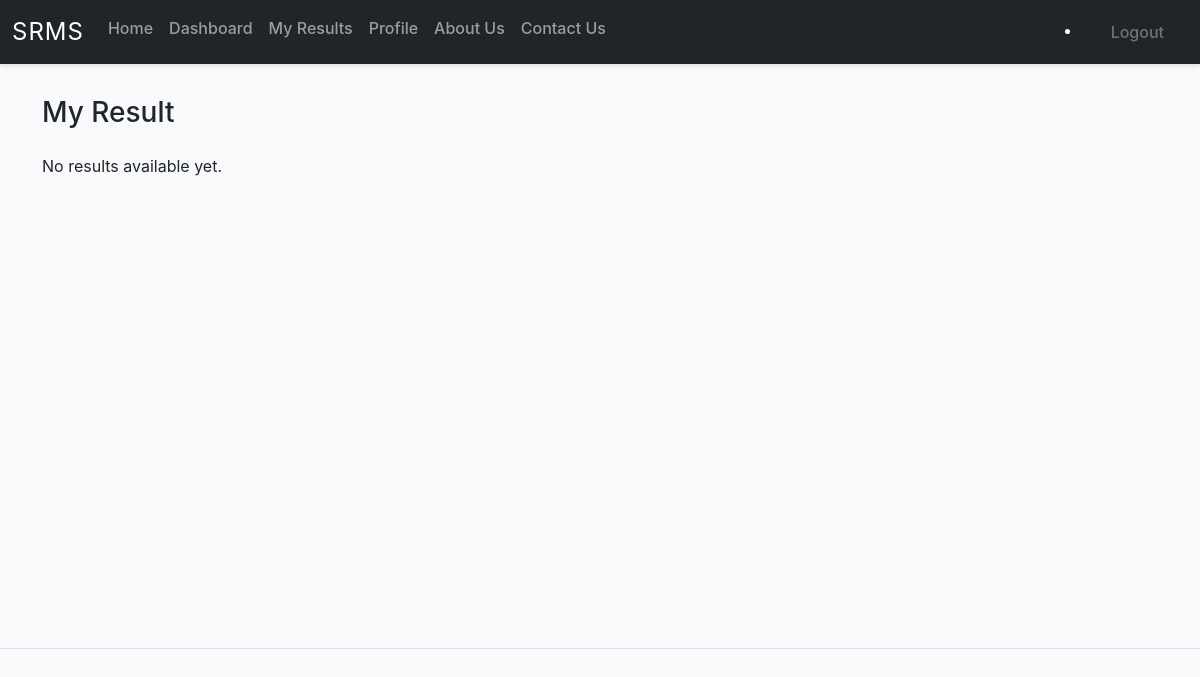
Page /myresult (signed in) on the earlier database version.
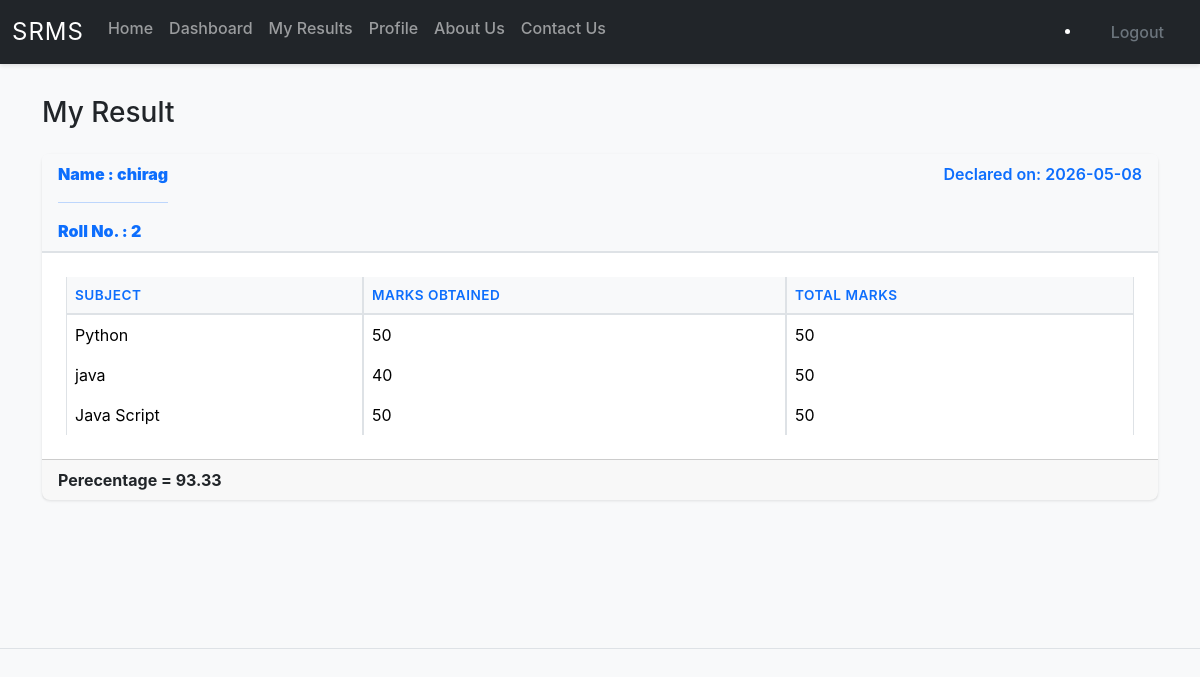
Same page on the later database version.
### models.py (models this page shows)
class BaseClass(Model):
    class Meta:
        database = db

class Result(BaseClass):
    student = ForeignKeyField(User, backref='student')
    declaration_date = CharField()

class User(BaseClass):
    name = CharField()
    email = CharField(unique = True)
    roll_no = CharField(unique = True)
    profile_pic = CharField(default="")
    password = CharField()
    role = CharField(default="student")

class ResultItem(BaseClass):
    result = ForeignKeyField(Result, backref='result')
    subject = ForeignKeyField(Subject, backref='subject')
    mark_obtain = CharField()
    total_mark = CharField()

class Subject(BaseClass):
    sub_code = CharField(unique = True)
    sub_name = CharField()
    sub_description = TextField()

### main.py (the view)
@app.route('/myresult')
@login_required
@student_access
def myresult():
    sid = session['user_id']
    results = show_result(sid)
    percentage = 0
    for entry in results:
        total_obtained = sum(float(item.mark_obtain) for item in entry.result)
        total_max = sum(float(item.total_mark) for item in entry.result)
        percentage = round((total_obtained / total_max * 100) if total_max > 0 else 0, 2)
    return render_template('student/myresult.html', results=results, percentage=percentage)

### main.py (called while the page is built)
def login_required(func):
    @wraps(func)
    def wrapper(*args, **kwargs):
        if "user_id" not in session:
            flash('Login Required', 'danger')
            return redirect(url_for("login"))
        return func(*args, **kwargs)
    return wrapper

def student_access(func):
    @wraps(func)
    def wrapper(*args, **kwargs):
        if session['role'] != 'student':
            return redirect(url_for("admin"))
        return func(*args, **kwargs)
    return wrapper

### management/result.py (called while the page is built)
def show_result(student_id):
    student = User.get_by_id(student_id)
    results = Result.select().where(Result.student == student)
    return results

### templates/student/myresult.html (shortened to what this page needs)
{% extends "base.html" %}  {% block content %}
<div class="container">
  <h3 class="mb-4">My Result</h3>
  {% if results %} {% for res in results %}
  <div class="card mb-3">
    <div class="card-header d-flex justify-content-between">
      <strong
        >Name : {{ res.student.name }}
        <hr />
        Roll No. : {{res.student.roll_no}}</strong
      >
      <span>Declared on: {{ res.declaration_date }}</span>
    </div>
    <div class="card-body">
      <table class="table table-bordered">
        <thead>
          <tr>
            <th>Subject</th>
            <th>Marks Obtained</th>
            <th>Total Marks</th>
          </tr>
        </thead>
        <tbody>
          {% for item in res.result %}
          <tr>
            <td>{{ item.subject.sub_name }}</td>
            <td>{{ item.mark_obtain }}</td>
            <td>{{ item.total_mark }}</td>
          </tr>
          {% endfor %}
        </tbody>
      </table>
    </div>
    <div class="card-footer">
      <strong>Perecentage = {{ percentage }}</strong>
    </div>
  </div>
  {% endfor %} {% else %}
  <p>No results available yet.</p>
  {% endif %}
</div>
{% endblock content %}

### templates/base.html (shortened to what this page needs)
<!DOCTYPE html>
<html lang="en">
  <head>
    <link
      href="https://cdn.jsdelivr.net/npm/bootstrap@5.3.6/dist/css/bootstrap.min.css"
      rel="stylesheet"
    />
    <link
      rel="stylesheet"
      href="https://cdn.jsdelivr.net/npm/bootstrap-icons@1.13.1/font/bootstrap-icons.min.css"
    />
    <link
      rel="stylesheet"
      href="{{ url_for('static', filename = 'style/style.css') }}"
    />
  </head>
  <body>
    <header>
      <nav class="navbar navbar-expand-lg navbar-dark bg-dark fixed-top">
        <div class="container-fluid">
          <a class="navbar-brand" href="#">SRMS</a>
          <div
            class="offcanvas offcanvas-start text-bg-dark"
            tabindex="-1"
            id="navbarOffcanvasLg"
            aria-labelledby="navbarOffcanvasLgLabel"
          >
            <div class="offcanvas-body">
              <ul class="navbar-nav me-auto mb-2 mb-lg-0">
                <li class="nav-item">
                  <a class="nav-link" href="/">Home</a>
                </li>
                {% if session['role'] == "admin" %}
                <li class="nav-item">
                  <a class="nav-link" aria-current="page" href="/admin"
                    >Admin Dashboard</a
                  >
                </li>
                <li class="nav-item">
                  <a class="nav-link" href="/allresults">Result</a>
                </li>
                <li class="nav-item">
                  <a class="nav-link" href="/subject">Subjects</a>
                </li>
                <li class="nav-item">
                  <a class="nav-link" href="/adminProfile">Profile</a>
                </li>
                {% elif session['role'] == "student" %}
                <li class="nav-item">
                  <a class="nav-link" aria-current="page" href="/dashboard"
                    >Dashboard</a
                  >
                </li>
                <li class="nav-item">
                  <a class="nav-link" href="/myresult">My Results</a>
                </li>
                <li class="nav-item">
                  <a class="nav-link" href="/studentProfile">Profile</a>
                </li>
                {% endif %}
                <li class="nav-item">
                  <a class="nav-link" href="/about">About Us</a>
                </li>
                <li class="nav-item">
                  <a class="nav-link" href="/contact">Contact Us</a>
                </li>
              </ul>
              {% if session['user_id'] %}
              <li class="nav-item">
                <a class="btn btn-outline-secondary m-1" href="/logout"
                  >Logout</a
                >
              </li>
              {% endif %}
            </div>
          </div>
        </div>
      </nav>
    </header>
    <main class="pt-5 mt-5">{% block content %}{% endblock content %}</main>
    <footer></footer>
  </body>
</html>

### static/style/style.css (style rules this page uses)
:root { --primary-color: #0d6efd; --secondary-color: #6c757d; --success-color: #198754; --danger-color: #dc3545; --warning-color: #ffc107; --info-color: #0dcaf0; }
* { scroll-behavior: smooth; }
body { font-family: -apple-system, BlinkMacSystemFont, 'Segoe UI', Roboto, 'Helvetica Neue', Arial, sans-serif; background-color: #f8f9fa; overflow-x: hidden; }
.navbar { box-shadow: 0 2px 4px rgba(0,0,0,0.1); }
.navbar-brand { font-size: 1.5rem; letter-spacing: 1px; }
.nav-link { font-weight: 500; transition: all 0.3s ease; position: relative; }
main { min-height: calc(100vh - 200px); }
.card { border: none; box-shadow: 0 1px 3px rgba(0,0,0,0.1); transition: all 0.3s ease; border-radius: 0.5rem; }
.card-header { background-color: #f8f9fa; border-bottom: 2px solid #dee2e6; font-weight: 600; color: var(--primary-color); }
.card-body { padding: 1.5rem; }
.btn { font-weight: 500; padding: 0.5rem 1.25rem; border-radius: 0.375rem; transition: all 0.3s ease; border: none; }
.table { border-collapse: separate; border-spacing: 0; margin-bottom: 0; }
.table thead th { background-color: #f8f9fa; font-weight: 600; border-bottom: 2px solid #dee2e6; color: var(--primary-color); text-transform: uppercase; font-size: 0.85rem; letter-spacing: 0.5px; }
.table tbody tr { transition: background-color 0.3s ease; }
.table-bordered { border-color: #dee2e6; }
footer { margin-top: auto; background-color: #fff; border-top: 1px solid #dee2e6; }

Differences in the rows shown:
added Result: student.name "chirag", student.roll_no "2", declaration_date "2026-05-08", percentage "93.33"
added ResultItem: subject.sub_name "Python", mark_obtain "50", total_mark "50"
added ResultItem: subject.sub_name "java", mark_obtain "40", total_mark "50"
added ResultItem: subject.sub_name "Java Script", mark_obtain "50", total_mark "50"
Other differences:
text no longer shown: "No results available yet."
